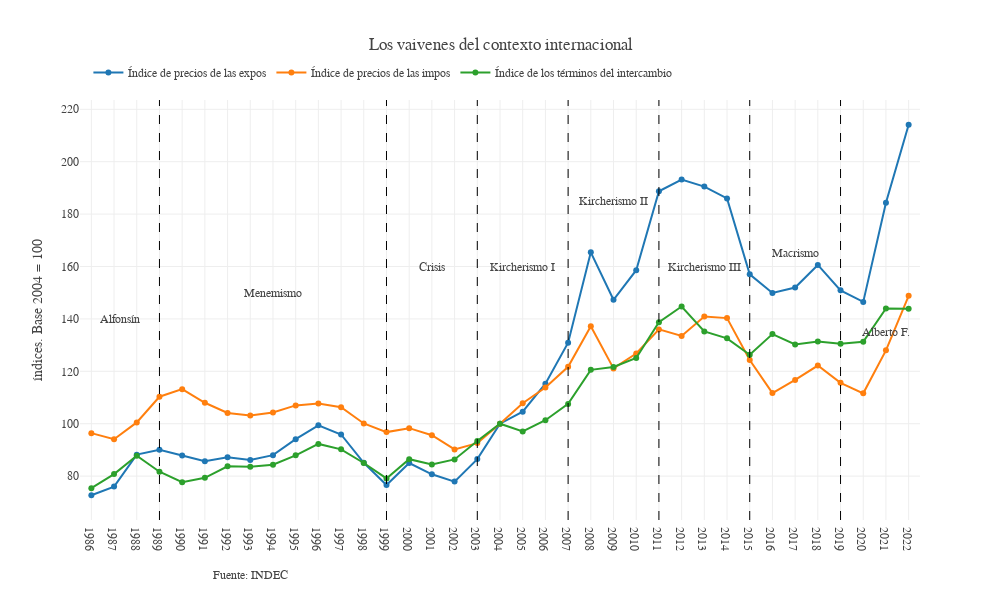

The cell this chart's notebook holds for it:
### Code cell
def plot_serie_indices_precios_anuales():
    indices_anuales = lectura_indices_anuales()
    fig = go.Figure()
    # for columna in indices_anuales.columns:
    fig.add_trace(go.Scatter( name = "Índice de precios de las expos", x=indices_anuales.index, y=indices_anuales["Índice de precios de las expos"], mode = "lines+markers"))
    fig.add_trace(go.Scatter( name = "Índice de precios de las impos", x=indices_anuales.index, y=indices_anuales["pm"], mode = "lines+markers"))
    fig.add_trace(go.Scatter( name = "Índice de los términos del intercambio", x=indices_anuales.index, y=indices_anuales["tot"], mode = "lines+markers"))
    #Propiedades
    fig.update_xaxes(showgrid=True)
    fig.update_yaxes(title_text="índices. Base 2004 = 100")
    fig.update_layout(separators=",.", font_family="Georgia", 
    #  margin ={'t': 0},
    height=600, width=1000,
    xaxis_range = [1985.5,2022.5],
    xaxis = dict(tickmode = "linear"),
    template = 'none',
    title_text="Los vaivenes del contexto internacional",
    legend = dict(yanchor="top",y=1.1, xanchor="left",x=0.01, orientation = "h")
    )

    #Sequías
    # fig.add_annotation(x=1989, y=30.7, text="Sequia", yshift=5, ax=-20,showarrow=True, arrowhead=1)
    # fig.add_annotation(x=1996, y=69.3, align="left", text="Sequia", ax=0 , ay=25, yshift=-5, showarrow=True, arrowhead=1)
    # fig.add_annotation(x=2009, y=109.3, align="left", text="Sequia y crisis financiera global", ax=0 , ay=30, yshift=-5, showarrow=True, arrowhead=1)
    # fig.add_annotation(x=2018, y=111.2, align="left", text="Sequia", ax=0 , ay=30, yshift=-5, showarrow=True, arrowhead=1)
    # fig.add_annotation(x=2020, y=108.4, align="left", text="Covid-19", ax=0 , ay=30, yshift=-5, showarrow=True, arrowhead=1)
    #Presidencias
    fig.add_vline(x=1989, line_width=1, line_dash="dash", line_color="Black")
    fig.add_vline(x=1999, line_width=1, line_dash="dash", line_color="Black")
    fig.add_vline(x=2003, line_width=1, line_dash="dash", line_color="Black")
    fig.add_vline(x=2007, line_width=1, line_dash="dash", line_color="Black")
    fig.add_vline(x=2011, line_width=1, line_dash="dash", line_color="Black")
    fig.add_vline(x=2015, line_width=1, line_dash="dash", line_color="Black")
    fig.add_vline(x=2019, line_width=1, line_dash="dash", line_color="Black")
    fig.add_annotation(text="Alfonsín", x=1987.25, y=140, showarrow=False)
    fig.add_annotation(text="Menemismo", x=1994, y=150, showarrow=False)
    fig.add_annotation(text="Crisis", x=2001, y=160, showarrow=False)
    fig.add_annotation(text="Kircherismo I", x=2005, y=160, showarrow=False)
    fig.add_annotation(text="Kircherismo II", x=2009, y=185, showarrow=False)
    fig.add_annotation(text="Kircherismo III", x=2013, y=160, showarrow=False)
    fig.add_annotation(text="Macrismo", x=2017, y=165, showarrow=False)
    fig.add_annotation(text="Alberto F.", x=2021, y=135, showarrow=False)

    #Nota al pie
    note = 'Fuente: INDEC'
    fig.add_annotation(showarrow=False, text=note,font=dict(size=12), xref='paper',x=0.25,yref='paper', y=-0.15, 
                            xanchor='right', yanchor='auto', xshift=0, yshift=0,)
    return fig

plot_serie_indices_precios_anuales()

### Figure 1 — Plotly figure (JSON) as saved in the notebook; plotly's stock layout.template omitted (floating-point values rounded to 4 significant figures)
{"data": [{"mode": "lines+markers", "name": "Índice de precios de las expos", "type": "scatter", "x": ["1986", "1987", "1988", "1989", "1990", "1991", "1992", "1993", "1994", "1995", "1996", "1997", "1998", "1999", "2000", "2001", "2002", "2003", "2004", "2005", "2006", "2007", "2008", "2009", "2010", "2011", "2012", "2013", "2014", "2015", "2016", "2017", "2018", "2019", "2020", "2021", "2022"], "y": [72.7, 76, 88.2, 90.1, 87.9, 85.7, 87.2, 86.2, 88, 94.1, 99.4, 95.9, 85.1, 76.6, 85, 80.7, 77.9, 86.5, 100, 104.6, 115.3, 130.9, 165.4, 147.3, 158.6, 188.7, 193.2, 190.5, 186, 157, 149.9, 152, 160.6, 150.9, 146.5, 184.3, 214.1]}, {"mode": "lines+markers", "name": "Índice de precios de las impos", "type": "scatter", "x": ["1986", "1987", "1988", "1989", "1990", "1991", "1992", "1993", "1994", "1995", "1996", "1997", "1998", "1999", "2000", "2001", "2002", "2003", "2004", "2005", "2006", "2007", "2008", "2009", "2010", "2011", "2012", "2013", "2014", "2015", "2016", "2017", "2018", "2019", "2020", "2021", "2022"], "y": [96.4, 94.1, 100.5, 110.3, 113.2, 108, 104.1, 103.1, 104.3, 107, 107.7, 106.3, 100.1, 96.8, 98.3, 95.6, 90.2, 92.6, 100, 107.8, 113.8, 121.7, 137.2, 121.1, 126.8, 136, 133.5, 140.9, 140.3, 124.3, 111.7, 116.7, 122.2, 115.6, 111.6, 128, 148.8]}, {"mode": "lines+markers", "name": "Índice de los términos del intercambio", "type": "scatter", "x": ["1986", "1987", "1988", "1989", "1990", "1991", "1992", "1993", "1994", "1995", "1996", "1997", "1998", "1999", "2000", "2001", "2002", "2003", "2004", "2005", "2006", "2007", "2008", "2009", "2010", "2011", "2012", "2013", "2014", "2015", "2016", "2017", "2018", "2019", "2020", "2021", "2022"], "y": [75.41, 80.77, 87.76, 81.69, 77.65, 79.35, 83.77, 83.61, 84.37, 87.94, 92.29, 90.22, 85.01, 79.13, 86.47, 84.41, 86.36, 93.41, 100, 97.03, 101.3, 107.6, 120.6, 121.6, 125.1, 138.8, 144.7, 135.2, 132.6, 126.3, 134.2, 130.2, 131.4, 130.5, 131.3, 144.0, 143.9]}], "layout": {"annotations": [{"showarrow": false, "text": "Alfonsín", "x": 1987.0, "y": 140}, {"showarrow": false, "text": "Menemismo", "x": 1994, "y": 150}, {"showarrow": false, "text": "Crisis", "x": 2001, "y": 160}, {"showarrow": false, "text": "Kircherismo I", "x": 2005, "y": 160}, {"showarrow": false, "text": "Kircherismo II", "x": 2009, "y": 185}, {"showarrow": false, "text": "Kircherismo III", "x": 2013, "y": 160}, {"showarrow": false, "text": "Macrismo", "x": 2017, "y": 165}, {"showarrow": false, "text": "Alberto F.", "x": 2021, "y": 135}, {"font": {"size": 12}, "showarrow": false, "text": "Fuente: INDEC", "x": 0.25, "xanchor": "right", "xref": "paper", "xshift": 0, "y": -0.15, "yanchor": "auto", "yref": "paper", "yshift": 0}], "font": {"family": "Georgia"}, "height": 600, "legend": {"orientation": "h", "x": 0.01, "xanchor": "left", "y": 1.1, "yanchor": "top"}, "separators": ",.", "shapes": [{"line": {"color": "Black", "dash": "dash", "width": 1}, "type": "line", "x0": 1989, "x1": 1989, "xref": "x", "y0": 0, "y1": 1, "yref": "y domain"}, {"line": {"color": "Black", "dash": "dash", "width": 1}, "type": "line", "x0": 1999, "x1": 1999, "xref": "x", "y0": 0, "y1": 1, "yref": "y domain"}, {"line": {"color": "Black", "dash": "dash", "width": 1}, "type": "line", "x0": 2003, "x1": 2003, "xref": "x", "y0": 0, "y1": 1, "yref": "y domain"}, {"line": {"color": "Black", "dash": "dash", "width": 1}, "type": "line", "x0": 2007, "x1": 2007, "xref": "x", "y0": 0, "y1": 1, "yref": "y domain"}, {"line": {"color": "Black", "dash": "dash", "width": 1}, "type": "line", "x0": 2011, "x1": 2011, "xref": "x", "y0": 0, "y1": 1, "yref": "y domain"}, {"line": {"color": "Black", "dash": "dash", "width": 1}, "type": "line", "x0": 2015, "x1": 2015, "xref": "x", "y0": 0, "y1": 1, "yref": "y domain"}, {"line": {"color": "Black", "dash": "dash", "width": 1}, "type": "line", "x0": 2019, "x1": 2019, "xref": "x", "y0": 0, "y1": 1, "yref": "y domain"}], "title": {"text": "Los vaivenes del contexto internacional"}, "width": 1000, "xaxis": {"range": [1986.0, 2022.0], "showgrid": true, "tickmode": "linear"}, "yaxis": {"title": {"text": "índices. Base 2004 = 100"}}}}
